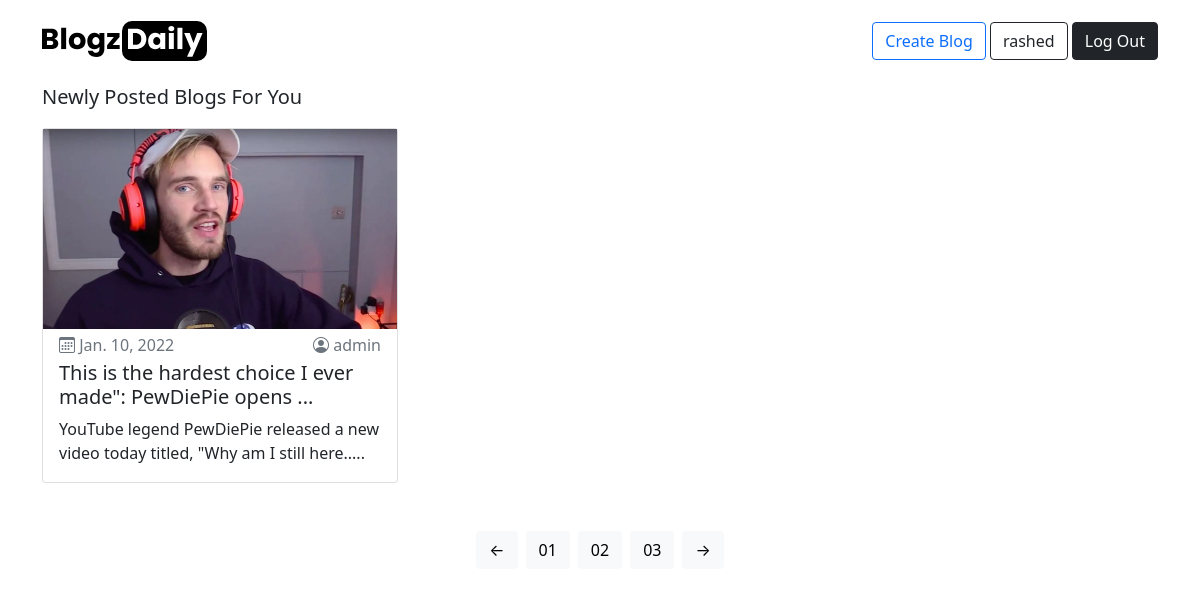
/blogs/ (signed in), run on the app's committed database.
### app_blog/models.py (models this page shows, shortened)
class Blog(models.Model):
    author = models.ForeignKey(User, on_delete=models.CASCADE, related_name='blog_author')
    title = models.CharField(max_length=150, verbose_name='Insert Title')
    sub_title = models.CharField(max_length=264, verbose_name='Insert Sub-title', default='')
    slug = models.SlugField(max_length=264, unique=True)
    content = models.TextField(verbose_name='Blog Content')
    image = models.ImageField(upload_to='blogs', verbose_name='Image')
    published = models.DateTimeField(auto_now_add=True)
    edited = models.DateTimeField(auto_now=True)
    class Meta:
        ordering = ['-published',]

### app_blog/views.py (the view)
# urls.py: path('', views.BlogList.as_view(), name='blogs'),
class BlogList(ListView):
    context_object_name = 'blogs'
    model = Blog
    template_name = 'app_blog/all_blogs.html'

### app_blog/templatetags/custom_filters.py (called while the page is built)
def value_range(value,range):
    if len(value) > range:
        return value[0:range-3]+'...'
    else:
        return value

### templates/app_blog/all_blogs.html (shortened to what this page needs)
{% extends 'base.html' %}
{% load custom_filters %}
{% load static %}
{% block body_block %}
<main class="blog-grid-page">
    <div class="container">
        <p class='lead'>Newly Posted Blogs For You</p>
        <div class="row mt-2">
            {% for blog in blogs %}
            <div class="col-md-4 mb-4">
                <div class="card" style="height:355px">
                    <div class="overflow-hidden" style="height:200px">
                        <a href="{% url 'app_blog:blog' slug=blog.slug %}">
                        <img class="img-fluid"
                            {% if blog.blog_image == "" %}
                                src="{% static '/images/empty.jpg' %}"
                            {% else %}
                                src="/media/{{blog.image}}"
                            {% endif %}
                        alt=""></a>
                    </div>
                    <div class="px-3 py-1">
                        <p class="d-flex justify-content-between mb-1 text-secondary">
                            <span><i class="bi bi-calendar3"></i> {{blog.published|date}}</span>
                            <span><i class="bi bi-person-circle"></i> {{blog.author}}</span>
                        </p>
                        <h5>{{blog.title|value_range:60}}</h5>
                        <p class="mb-0">{{blog.content|value_range:85}}</p>
                    </div>
                </div>
            </div>
            {% endfor %}
        </div>
        <div class="row">
            <div class="col-12 pb-5 mb-5">
                    <nav class="d-flex align-items-center justify-content-center my-4">
                        <a class="btn btn-light mx-1" href="#">&larr;</a>
                        <a class="btn btn-light mx-1" href="#">01</a>
                        <a class="btn btn-light mx-1" href="#">02</a>
                        <a class="btn btn-light mx-1" href="#">03</a>
                        <a class="btn btn-light mx-1" href="#">&rarr;</a>
                    </nav>
            </div>
        </div>
    </div>
</main>
{% endblock  %}

### templates/base.html (shortened to what this page needs)
<!DOCTYPE html>
{% load static %}
<html lang="en">
<head>
    <link href="https://cdn.jsdelivr.net/npm/bootstrap@5.0.2/dist/css/bootstrap.min.css" rel="stylesheet">
    <link rel="stylesheet" href="https://cdn.jsdelivr.net/npm/bootstrap-icons@1.7.2/font/bootstrap-icons.css">
</head>
<body>
    <header class="app-header mb-2 pt-2">
        <nav class="navbar navbar-light">
            <div class="container">
                <a class="navbar-brand" href="{% url 'index' %}"><img draggable="false" src="{% static 'images/logo.svg' %}" alt=""></a>
                <form class="justify-content-start">
                    {% if user.is_authenticated %}
                    <a href="{% url 'app_blog:create' %}" class="btn btn-outline-primary" type="button">Create Blog</a>
                    <a href="{% url 'app_login:profile' %}" class="btn btn-outline-dark" type="button">{{user.username}}</a>
                    <a href="{% url 'app_login:logout' %}" class="btn btn-dark" type="button">Log Out</a>
                    {% else %}
                    <a href="{% url 'app_login:login' %}" class="btn btn-outline-dark" type="button">Log In</a>
                    <a href="{% url 'app_login:signup' %}" class="btn btn-dark text-light" type="button">Sign Up</a>
                    {% endif %}
                </form>
              </div>
        </nav>
    </header>
    {% block body_block %}
    {% endblock  %}
</body>
</html>

### data on the page
Blog: image (picture), published "Jan. 10, 2022", author "admin", title|value_range "This is the hardest choice I ever made\": PewDiePie opens ...", content|value_range "YouTube legend PewDiePie released a new video today titled, \"Why am I still here....."

### other printed values
{{ user.username }} "rashed"
